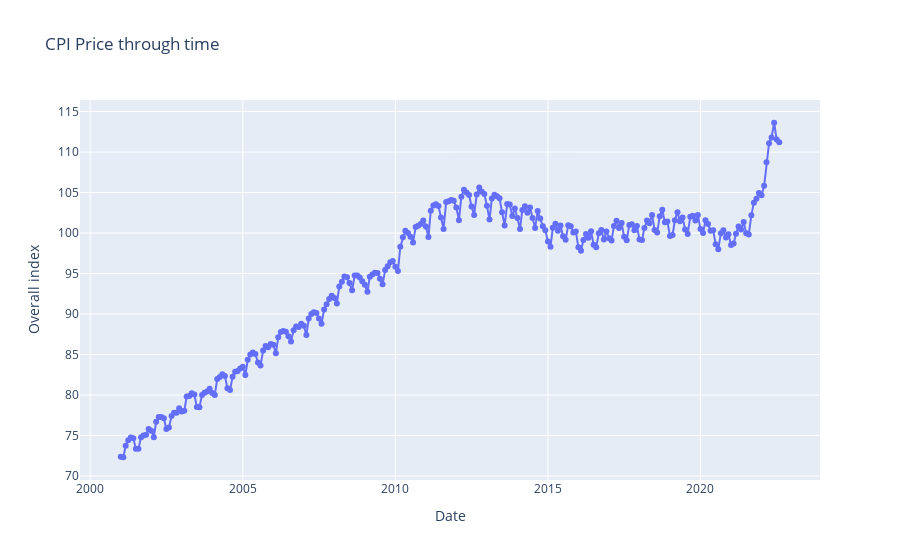

Notebook source saved alongside this figure:
### Code cell
fig = px.line(df, x="Date", y="Overall index", title="CPI Price through time")
fig.update_traces(mode="markers+lines")
fig.show()

### Figure 1 — Plotly figure (JSON) as saved in the notebook; plotly's stock layout.template omitted (floating-point values rounded to 4 significant figures; data arrays with more than 128 entries replaced by an {"elided": "..."} marker saying what was removed)
{"data": [{"hovertemplate": "Date=%{x}<br>Overall index=%{y}<extra></extra>", "legendgroup": "", "line": {"color": "#636efa", "dash": "solid"}, "marker": {"symbol": "circle"}, "mode": "markers+lines", "name": "", "orientation": "v", "showlegend": false, "type": "scatter", "x": {"elided": "260 str values"}, "xaxis": "x", "y": {"elided": "260 float values"}, "yaxis": "y"}], "layout": {"legend": {"tracegroupgap": 0}, "title": {"text": "CPI Price through time"}, "xaxis": {"anchor": "y", "domain": [0, 1], "title": {"text": "Date"}}, "yaxis": {"anchor": "x", "domain": [0, 1], "title": {"text": "Overall index"}}}}
